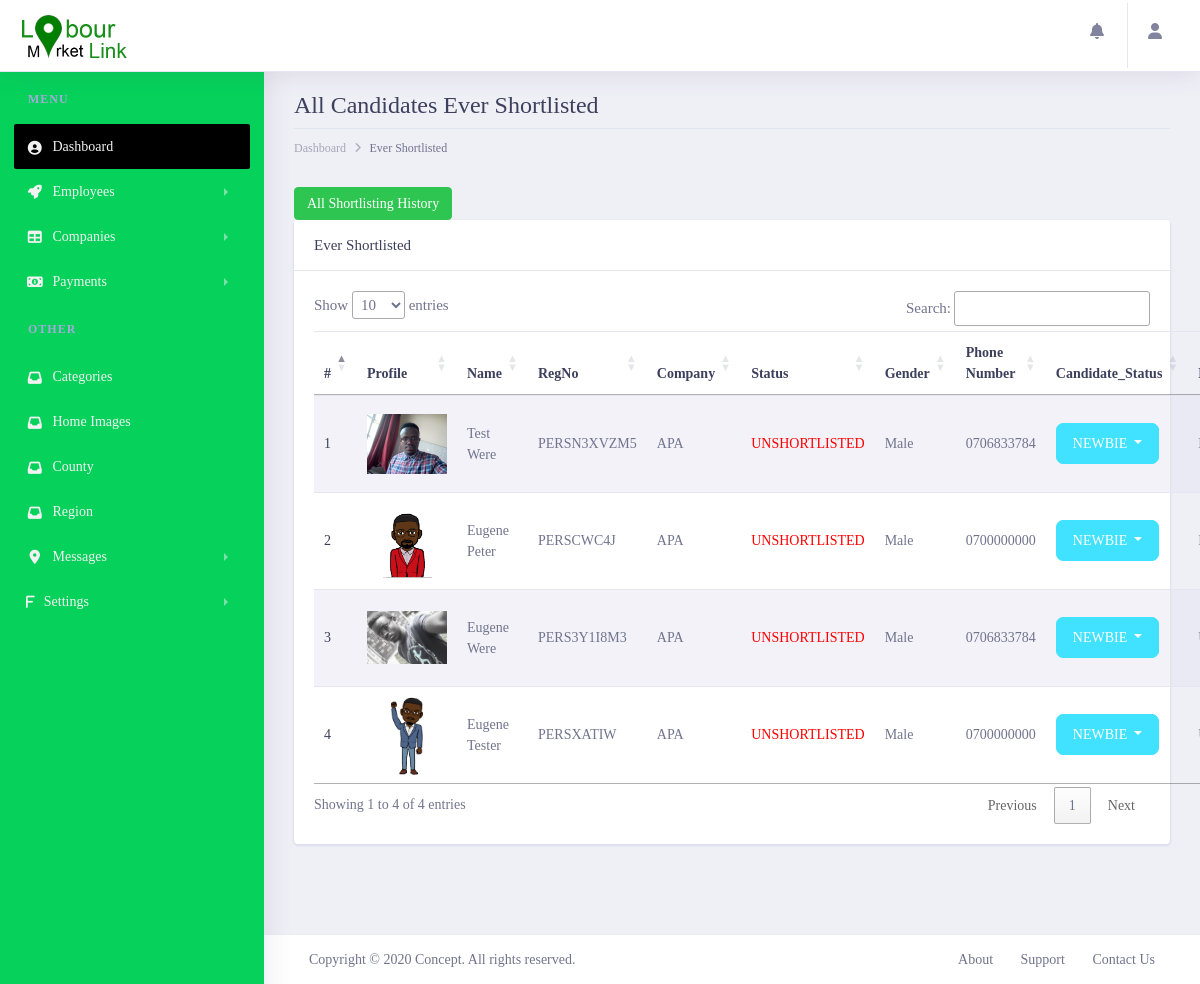
/lmladmin/allshortlistedemployeeshistory/ (signed in), run on an earlier commit of the app's database.
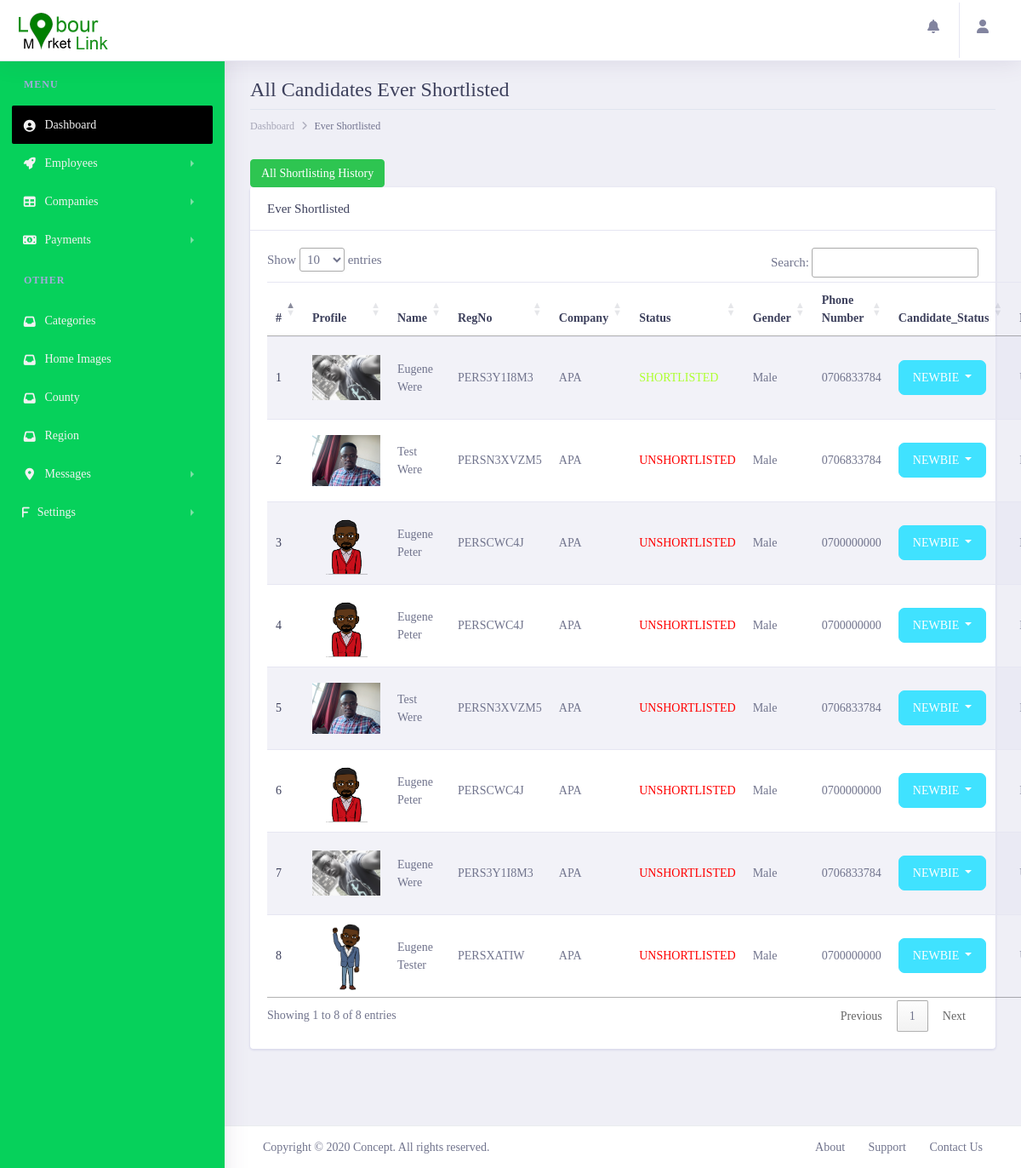
And on a later commit of the database.
### lmlappadmin/models.py (models this page shows, shortened)
class CompanyShortlistCustomers(models.Model):
    company = models.ForeignKey(Company, on_delete=models.CASCADE)
    customer = models.ForeignKey(Customer, on_delete=models.CASCADE)
    SHORTLIST_STATUS = {
        ('SHORTLISTED', 'Shortlisted'),
        ('UNSHORTLISTED', 'Unshortlisted'),
    }
    payment_status = models.CharField(max_length=200, choices=SHORTLIST_STATUS, default='SHORTLISTED', null=False,
                                      blank=False)
    created_at = models.DateTimeField(auto_now_add=True)
    updated_at = models.DateTimeField(auto_now=True)

class Customer(get_user_model()):
    profile_image = models.ImageField(max_length=200, upload_to='customerImages', null=True, blank=True)
    regpayment = models.ForeignKey(CustomerPayments, on_delete=models.CASCADE, null=True, blank=True)
    country = models.CharField(max_length=100, null=False, blank=False)
    county = models.ForeignKey(County, on_delete=models.CASCADE, null=False, blank=False)
    region = models.ForeignKey(Region, on_delete=models.CASCADE, null=False, blank=False)
    gender = models.CharField(max_length=100, null=False, blank=False)
    category = models.ForeignKey(Category, on_delete=models.CASCADE, max_length=200, null=False, blank=False)
    phone_number = models.CharField(max_length=20, null=False, blank=False)
    date_of_birth = models.DateField(default=datetime.datetime.now)
    landmark = models.CharField(max_length=100, null=True, blank=True)
    huduma_no = models.CharField(max_length=100, null=True, blank=True)
    job_type = models.CharField(max_length=200, null=False, blank=False)
    disability = models.TextField(null=True, blank=True)
    marital_status = models.CharField(max_length=100, null=True, blank=True)
    created_at = models.DateTimeField(auto_now_add=True)
    updated_at = models.DateTimeField(auto_now=True)
    biography = models.TextField()
    PERSONNEL_STATUS = {
        ('NEWBIE', 'Newbie'),
        ('REGISTERED_CONFIRMED', 'Registerd_confirmed'),
        ('DEACTIVATED', 'Deactivated'),
    }
    status = models.CharField(choices=PERSONNEL_STATUS, default='NEWBIE', max_length=200, null=False, blank=False)
    RANK_STATUS = {
        ('BASIC', 'Basic'),
        ('PREMIUM', 'Premium'),
        ('ULTIMATE', 'Ultimate'),
    }
    rank_status = models.CharField(choices=RANK_STATUS, default='BASIC', max_length=200, null=False, blank=False)
    DISABILITY_STATUS = [
        ('DISABLED', 'Disabled'),
        ('NOT_DISABLED', 'Not_Disabled')
    ]
    disability_status = models.CharField(choices=DISABILITY_STATUS, default='NOT_DISABLED', max_length=200, null=True,
                                         blank=False)
    class Meta:
        verbose_name = 'Customer'
        verbose_name_plural = 'Customers'
    @property
    def customer_reg_no(self):
        regno = CustomerRegNo.objects.filter(customer=self).first()
        if regno:
            return regno.personel_reg_no
        else:
            return 'NO_REGNO_ON_THIS_GUY'

class CustomerRegNo(models.Model):
    customer = models.ForeignKey(Customer, on_delete=models.CASCADE)
    personel_reg_no = models.CharField(max_length=100, null=False, blank=False, unique=True)
    created_at = models.DateTimeField(auto_now_add=True)
    updated_at = models.DateTimeField(auto_now=True)

class Company(get_user_model()):
    logo = models.ImageField(max_length=200, upload_to='employerlogo', null=True, blank=True)
    regpayment = models.ForeignKey(CompanyRegistrationPayment, on_delete=models.CASCADE, null=True, blank=True)
    category = models.ForeignKey(Category, on_delete=models.CASCADE, max_length=200, null=False, blank=False)
    company_name = models.CharField(max_length=200, null=False, blank=False)
    phone_number = models.CharField(max_length=200, null=False, blank=False, default='0700000000')
    county = models.ForeignKey(County, on_delete=models.CASCADE, null=False, blank=False)
    region = models.ForeignKey(Region, on_delete=models.CASCADE, null=False, blank=False)
    landmark = models.CharField(max_length=100, null=False, blank=False)
    company_motto = models.CharField(max_length=100, null=False, blank=False)
    brief_details = models.TextField()
    bizness_entity_type = models.CharField(max_length=100, null=False, blank=False)
    date_created = models.DateField(default=datetime.datetime.now, null=False, blank=False)
    description = models.TextField()
    website = models.CharField(max_length=100, null=True, blank=True)
    company_email = models.CharField(max_length=100, null=False, blank=False)
    kra_number = models.CharField(max_length=100, null=False, blank=False)
    alphanumeric = RegexValidator(r'^[0-9a-zA-Z]*$', 'Only alphanumeric characters are allowed.')
    bussiness_reg_no = models.CharField(max_length=100, null=True, blank=True, unique=True, validators=[alphanumeric])
    created_at = models.DateTimeField(auto_now_add=True)
    updated_at = models.DateTimeField(auto_now=True)
    COMPANY_STATUS = {
        ('NEWBIE', 'Newbie'),
        ('REGISTERED_CONFIRMED', 'Registerd_confirmed'),
        ('DEACTIVATED', 'Deactivated'),
    }
    status = models.CharField(choices=COMPANY_STATUS, default='NEWBIE', max_length=200, null=False, blank=False)
    RANK_STATUS = {
        ('UNDEFINED', 'Undefined'),
        ('BASIC', 'Basic'),
        ('PREMIUM', 'Premium'),
        ('ULTIMATE', 'Ultimate'),
        ('PRO_BASIC', 'Pro_basic'),
        ('PRO_ULTIMATE', 'Pro_ultimate'),
        ('PLATINUM', 'Platinum'),
    }
    rank_status = models.CharField(choices=RANK_STATUS, default='UNDEFINED', max_length=200, null=False, blank=False)
    class Meta:
        verbose_name = 'Employer'
        verbose_name_plural = 'Employers'

### lmlappadmin/views.py (the view)
# urls.py: path('allshortlistedemployeeshistory/',views.allshortlistedemployeeshistory, name='allshortlistedemployeeshistory'),
@login_required()
def allshortlistedemployeeshistory(request):
    employ = CompanyShortlistCustomers.objects.all().order_by('-created_at')
    context = {
        'title': 'Shortlisted History',
        'customers': employ,
    }
    return render(request,'employee/allshortlistinghistory.html', context)

### lmlappadmin/templates/employee/allshortlistinghistory.html (shortened to what this page needs)
{% extends 'admin/layout.html' %}
{% load static %}
{% block content %}
       <div class="dashboard-wrapper ml-0">
            <div class="container-fluid  dashboard-content">
                <div class="row">
                    <div class="col-xl-12 col-lg-12 col-md-12 col-sm-12 col-12">
                        <div class="page-header">
                            <h2 class="pageheader-title"> All Candidates Ever Shortlisted</h2>
                            <div class="page-breadcrumb">
                                <nav aria-label="breadcrumb">
                                    <ol class="breadcrumb">
                                        <li class="breadcrumb-item"><a href="{% url 'LMLAdmin:home' %}" class="breadcrumb-link">Dashboard</a></li>
                                        <li class="breadcrumb-item active" aria-current="page">Ever Shortlisted</li>
                                    </ol>
                                </nav>
                            </div>
                        </div>
                    </div>
                </div>
                <div class="row">
                    <div class="col-xl-12 col-lg-12 col-md-12 col-sm-12 col-12">
                     <a href="" class="btn btn-success btn-sm rounded">All Shortlisting History</a>
                            <div class="card">
                                <h5 class="card-header">Ever Shortlisted</h5>
                                <div class="card-body">
                                    <table class="table table-striped" id="myDataTable">
                                        <thead>
                                            <tr>
                                                <th scope="col">#</th>
                                                <th scope="col">Profile</th>
                                                <th scope="col">Name</th>
                                                <th scope="col">RegNo</th>
                                                <th scope="col">Company</th>
                                                <th scope="col">Status</th>
                                                <th scope="col">Gender</th>
                                                <th scope="col">Phone Number</th>
                                                <th scope="col">Candidate_Status</th>
                                                <th scope="col">Rank</th>
                                            </tr>
                                        </thead>
                                        <tbody>
                                            {% for employee in customers %}
                                                <tr>
                                                    <th scope="row">{{forloop.counter}}</th>
                                                    <td>
                                                        <div style="width: 80px; height: 80px; overflow: hidden;" class="rounded">
                                                            <img style="object-fit: contain;" class="w-100 h-100 rounded" src="{{ employee.customer.profile_image.url }}" alt="">
                                                        </div>
                                                    </td>
                                                    <td>{{employee.customer.first_name|title }} {{ employee.customer.last_name|title  }}</td>
                                                    <td>{{employee.customer.customer_reg_no}}</td>
                                                    <td>{{employee.company.company_name }}</td>
                                                    <td  {% if  employee.payment_status == 'SHORTLISTED' %}
                                                              style="color: greenyellow;"
                                                         {% elif  employee.payment_status == 'UNSHORTLISTED' %}
                                                             style="color: red;"
                                                         {% endif %}>{{employee.payment_status }}</td>
                                                    <td>{{employee.customer.gender}}</td>
                                                    <td>{{employee.customer.phone_number}}</td>
                                                    <td>
                                                        <div class="dropdown">
                                                          <button class="btn btn-secondary
                                                          {% if  employee.customer.status == 'NEWBIE' %}
                                                             btn-secondary
                                                         {% elif  employee.customer.status == 'REGISTERED_CONFIRMED' %}
                                                            btn-success
                                                         {% elif  employee.customer.status == 'DEACTIVATED' %}
                                                            btn-danger
                                                         {% endif %}
                                                          dropdown-toggle" type="button" id="dropdownMenuButton" data-toggle="dropdown" aria-haspopup="true" aria-expanded="false">
                                                              {{ employee.customer.status|truncatechars:10 }}
                                                          </button>
                                                        </div>
                                                    </td>
                                                    <td>{{employee.customer.rank_status}}</td>
                                                </tr>
                                            {%  endfor  %}
                                        </tbody>
                                    </table>
                                </div>
                            </div>
                        </div>
                </div>
            </div>
        </div>
{% endblock content %}

What changed in the data, as far as the page shows it:
added CompanyShortlistCustomers: customer.profile_image (picture), customer.first_name "Eugene", customer.last_name "Were", customer.customer_reg_no "PERS3Y1I8M3", company.company_name "APA", payment_status "SHORTLISTED", customer.gender "Male", customer.phone_number "0706833784", customer.status "NEWBIE"
added CompanyShortlistCustomers: customer.profile_image (picture), customer.first_name "Test", customer.last_name "Were", customer.customer_reg_no "PERSN3XVZM5", company.company_name "APA", payment_status "UNSHORTLISTED", customer.gender "Male", customer.phone_number "0706833784", customer.status "NEWBIE"
added CompanyShortlistCustomers: customer.profile_image (picture), customer.first_name "Eugene", customer.last_name "Peter", customer.customer_reg_no "PERSCWC4J", company.company_name "APA", payment_status "UNSHORTLISTED", customer.gender "Male", customer.phone_number "0700000000", customer.status "NEWBIE"
added CompanyShortlistCustomers: customer.profile_image (picture), customer.first_name "Eugene", customer.last_name "Peter", customer.customer_reg_no "PERSCWC4J", company.company_name "APA", payment_status "UNSHORTLISTED", customer.gender "Male", customer.phone_number "0700000000", customer.status "NEWBIE"
Also different on the page:
text written by a page script: "Show entries Search: Showing 1 to 4 of 4 entries Previous 1 Next" → "Show entries Search: Showing 1 to 8 of 8 entries Previous 1 Next"
